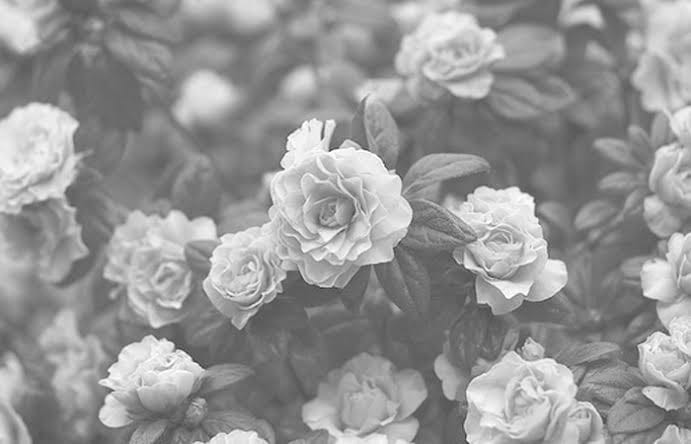
#> input picture flower.jpeg, 691 x 444 px, found by its file name
$ jupyter execute --allow-errors Exp1.ipynb
#> lines starting #> are read from the running program, lines starting #| are printed output that depends on the picture; after the words box and inside, x2 and y2 are one past the last pixel; in counts of white or black regions, pixels touching at a corner belong together
[cell 1]
import cv2
import numpy as np
from matplotlib import pyplot as plt

[cell 2]
img = cv2.imread(r"flower.jpeg", 0)
#> img is the input picture: shape (444, 691); min 53, max 255, mean 149.6
equ = cv2.equalizeHist(img)
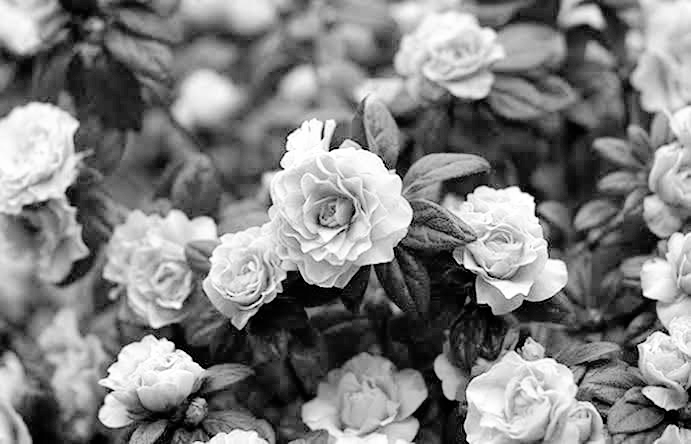
#> equ: shape (444, 691); min 0, max 255, mean 128.6
equ

[cell 3]
hist1 = cv2.calcHist([img], [0], None, [256], [0, 256])
#> hist1 = 256 values, max 4916 at index 106, min 0 at index 0, mean 1198.5
hist2 = cv2.calcHist([equ], [0], None, [256], [0, 256])
#> hist2 = 256 values, max 4916 at index 33, min 0 at index 5, mean 1198.5

[cell 4]
fig, axs = plt.subplots(2, 2, figsize=(10, 8))

axs[0, 0].imshow(img, cmap='gray')
axs[0, 0].set(title='Original Image')
axs[0, 0].axis('off')

axs[0, 1].imshow(equ, cmap='gray')
axs[0, 1].set(title='Equalized Image')
axs[0, 1].axis('off')

axs[1, 0].plot(hist1, 'b')
axs[1, 0].set_title('Original Histogram')

axs[1, 1].plot(hist2, 'b')
axs[1, 1].set_title('Equalized Histogram')

plt.tight_layout()
plt.show()
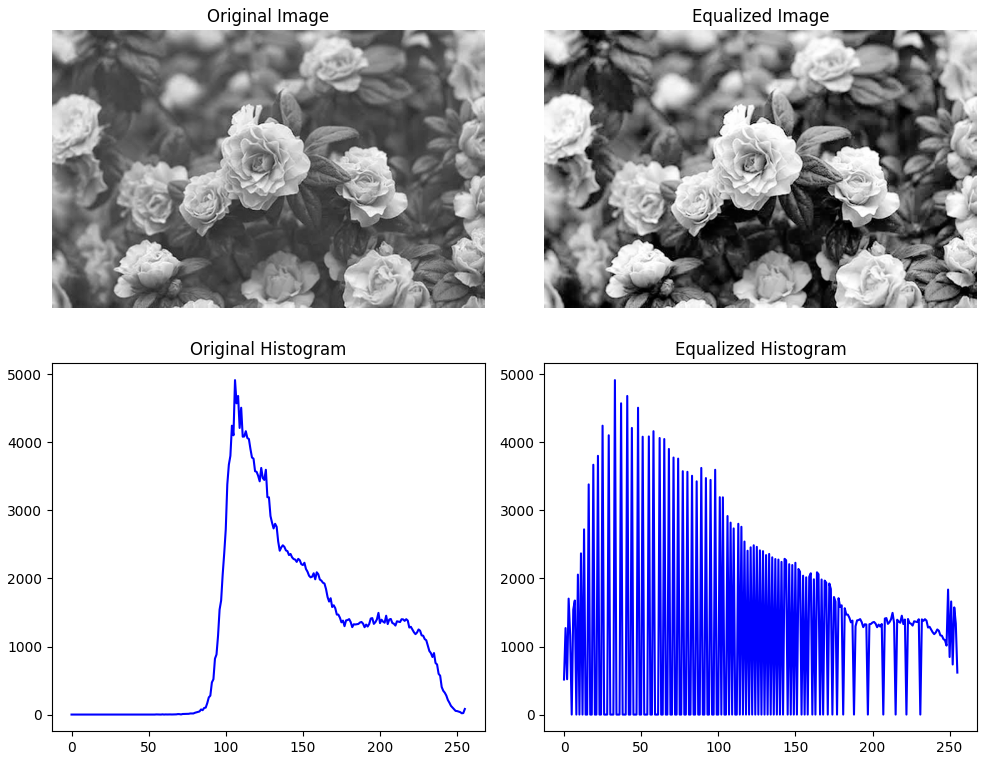
#> figure drawn by matplotlib, 4 panels; panel 3: curve peaks at x = 106, y = 4916; panel 4: curve peaks at x = 33, y = 4916

[cell 5]
blurred = cv2.GaussianBlur(img, (5, 5), 0)
edges = cv2.Canny(blurred, 100, 200)
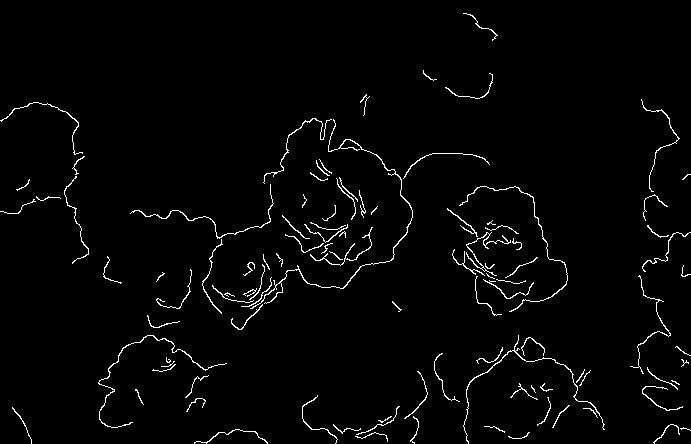
#> edges: shape (444, 691); 2.2% white in thin lines or dots

fig, axs = plt.subplots(1, 2, figsize=(10, 8))
axs[0].imshow(img, cmap='gray')
axs[0].set(title='Original Image', label = False)
axs[1].imshow(edges, cmap='gray')
axs[1].set(title='Edge Detection', label = False)
axs[0].axis('off')
axs[1].axis('off')
plt.show()
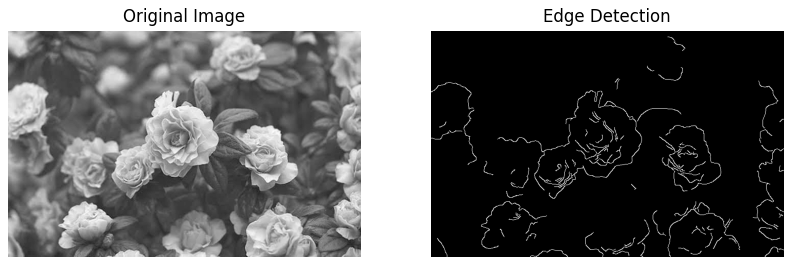
#> figure drawn by matplotlib, 2 panels

[cell 6]
from PIL import Image
from torchvision import transforms

img_bgr = cv2.imread(r"flower.jpeg")
img_rgb = cv2.cvtColor(img_bgr, cv2.COLOR_BGR2RGB)
pil_img = Image.fromarray(img_rgb)

#> (the rest of this cell did not finish here and is left out)

[cell 7]
fig, axs = plt.subplots(3, 3, figsize=(10, 10))
axs = axs.flatten()

axs[0].imshow(pil_img)
axs[0].set(title="Original Image", label = False)
axs[0].axis('off')

#> (the rest of this cell did not finish here and is left out)

[cell 8]
_, binary_img = cv2.threshold(img, 127, 255, cv2.THRESH_BINARY)
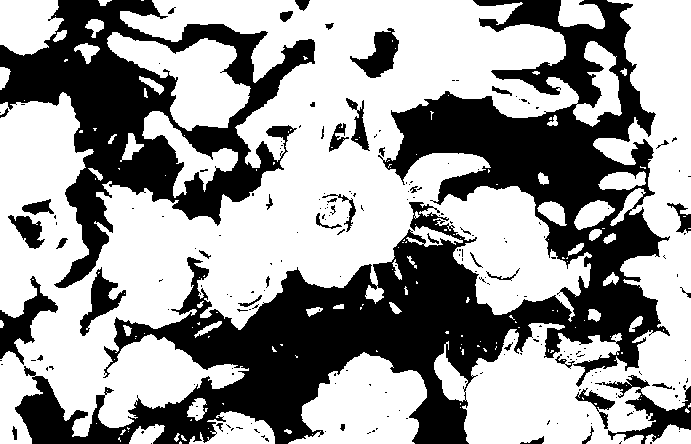
#> binary_img: shape (444, 691); 60.6% white; 214 black regions (168 under 20 px), largest, box (x1, y1, x2, y2) and area: (15, 0, 670, 444) 80498, (0, 0, 315, 288) 30107, (595, 375, 691, 444) 1893
kernel = np.ones((5, 5), np.uint8)
erosion = cv2.erode(binary_img, kernel, iterations=1)
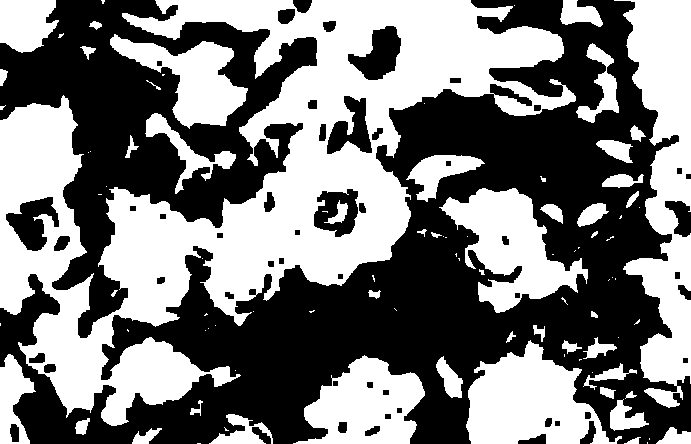
#> erosion: shape (444, 691); 48% white; 94 white regions (47 under 20 px), largest, box (x1, y1, x2, y2) and area: (0, 0, 576, 426) 83524, (614, 0, 691, 408) 16524, (466, 340, 622, 444) 9483
dilation = cv2.dilate(binary_img, kernel, iterations=1)
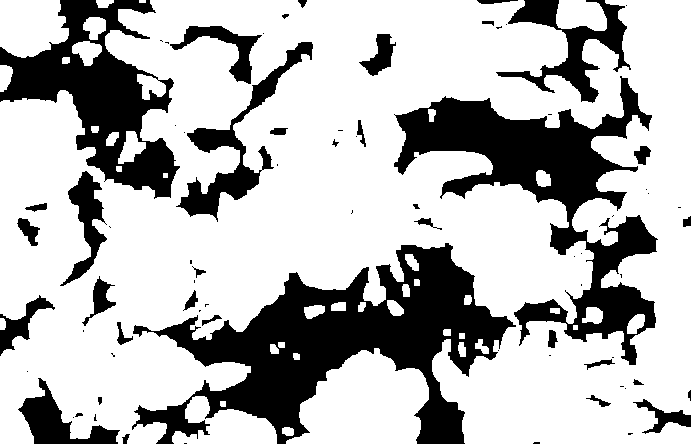
#> dilation: shape (444, 691); 72% white; 76 black regions (39 under 20 px), largest, box (x1, y1, x2, y2) and area: (132, 243, 516, 444) 30144, (394, 76, 658, 365) 22169, (0, 0, 180, 199) 14184

fig, axs = plt.subplots(1, 3, figsize=(12, 8))
titles = ["Original Binary Image", "Erosion", "Dilation"]
images = [binary_img, erosion, dilation]
for ax, im, t in zip(axs, images, titles):
    ax.imshow(im, cmap='gray')
    ax.set(title=t, label = False)
    ax.axis('off')
#> this loop made 3 passes
#> t on passes 1 to 3: 'Original Binary Image', 'Erosion', 'Dilation'

plt.tight_layout()
plt.savefig("Morphological_Operation.png", bbox_inches='tight')
plt.show()

[cell 9]
_, threshold = cv2.threshold(img, 127, 255, cv2.THRESH_BINARY)

fig, axs = plt.subplots(1, 2, figsize=(10, 8))
axs[0].imshow(img, cmap='gray')
axs[0].set(title='Original Image', label = False)
axs[0].axis('off')
axs[1].imshow(threshold, cmap='gray')
axs[1].set(title='Binary Thresholding', label = False)
axs[1].axis('off')

plt.savefig("Thresholding_Result.png", bbox_inches='tight')
plt.show()

$ run again, with Augmented_Image.png saved as flower.jpeg
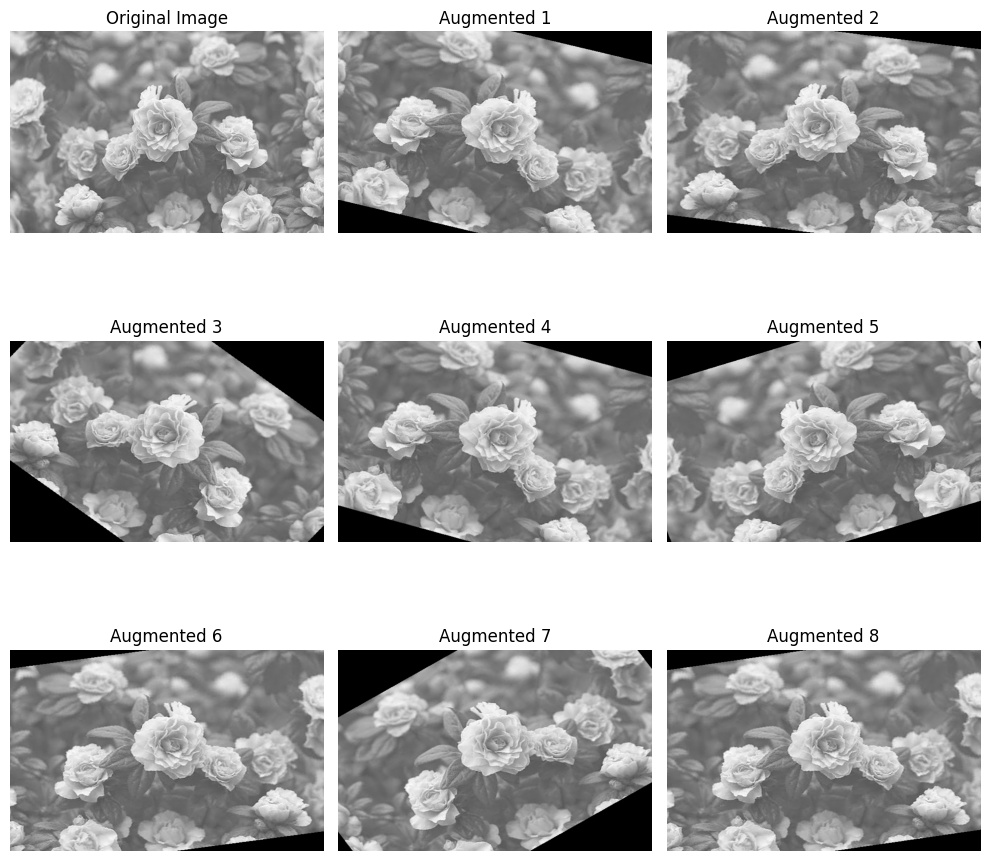
#> input picture Augmented_Image.png, 990 x 861 px, found by its file name
#> img is the input picture: shape (861, 990); min 0, max 255, mean 174.7
#> hist1 = 256 values, max 263698 at index 255, min 23 at index 53, mean 3329.6
#> hist2 = 256 values, max 263698 at index 255, min 0 at index 9, mean 3329.6
#> `edges = cv2.Canny(blurred, 100, 200)`:
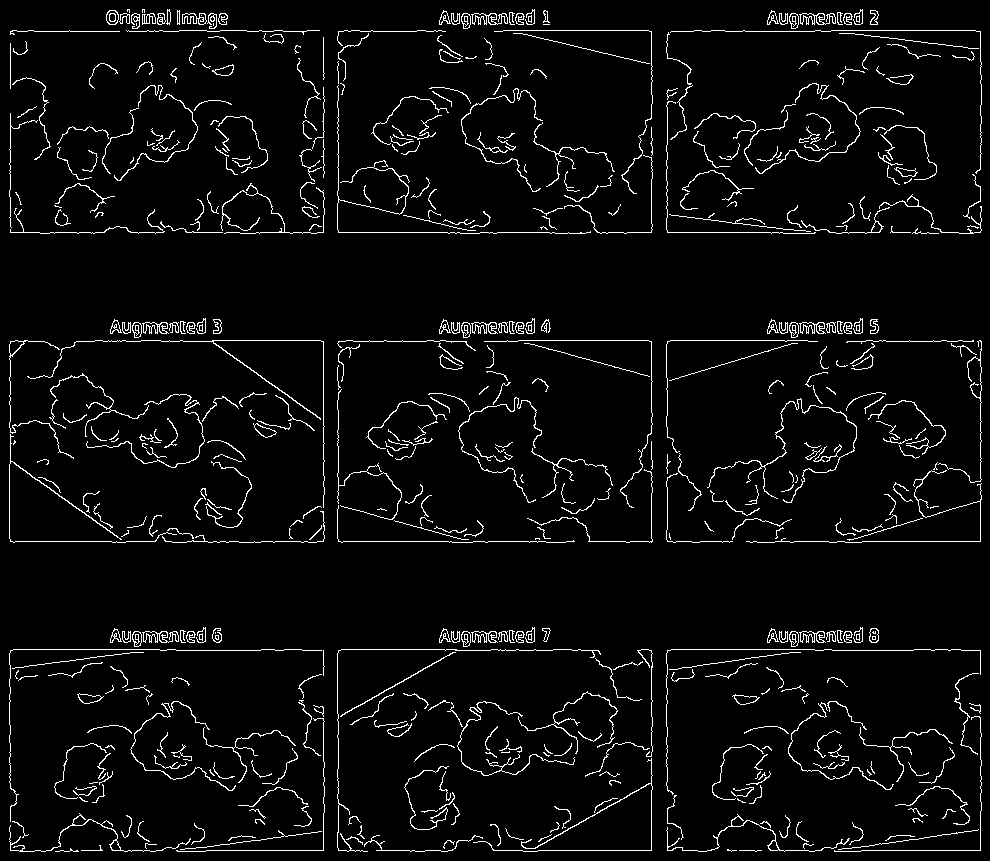
#> edges: shape (861, 990); 4.5% white in thin lines or dots
#> binary_img: shape (861, 990); 68.9% white; 718 black regions (501 under 20 px), largest, box (x1, y1, x2, y2) and area: (10, 341, 324, 542) 25906, (667, 650, 981, 851) 21094, (667, 31, 981, 233) 20968
#> erosion: shape (861, 990); 53.6% white; 130 black regions, largest, box (x1, y1, x2, y2) and area: (8, 317, 326, 544) 43228, (8, 626, 326, 853) 42126, (665, 626, 983, 853) 41654
#> `dilation = cv2.dilate(binary_img, kernel, iterations=1)`:
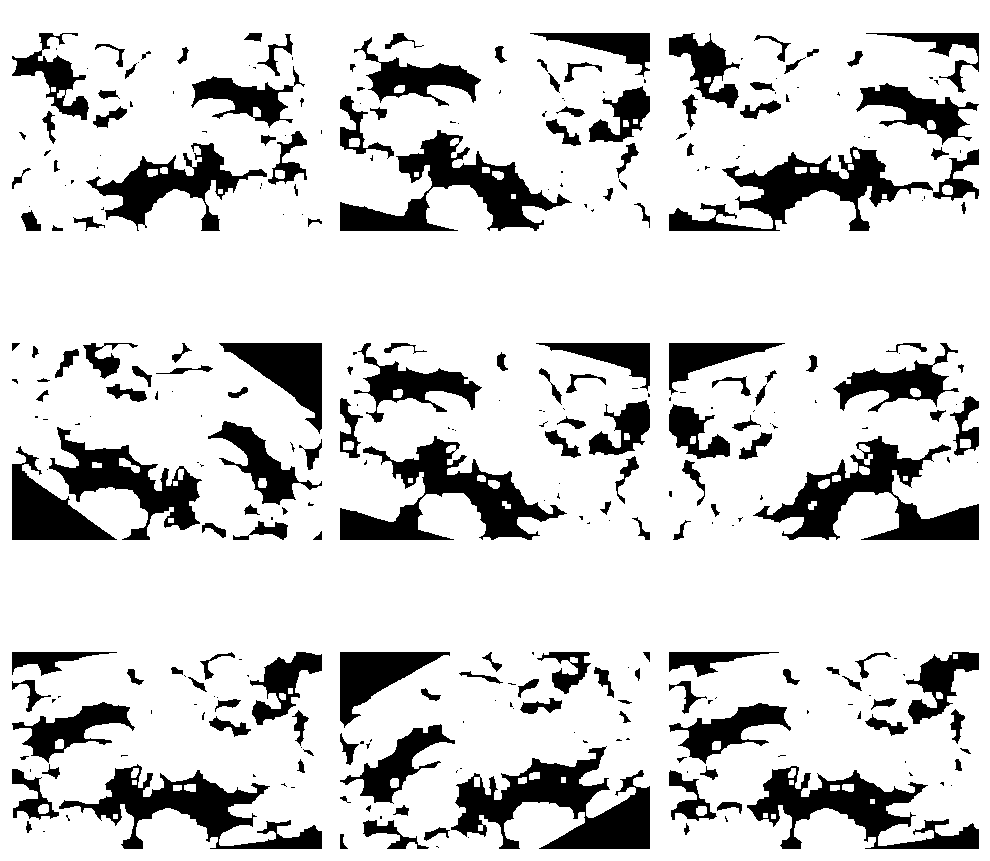
#> dilation: shape (861, 990); 82.1% white; 326 black regions (157 under 20 px), largest, box (x1, y1, x2, y2) and area: (451, 746, 650, 849) 9508, (753, 436, 979, 540) 8267, (340, 436, 567, 540) 8237
#> the loop `for ax, im, t in zip(axs, images, titles):` made 3 passes
#> t on passes 1 to 3: 'Original Binary Image', 'Erosion', 'Dilation'
